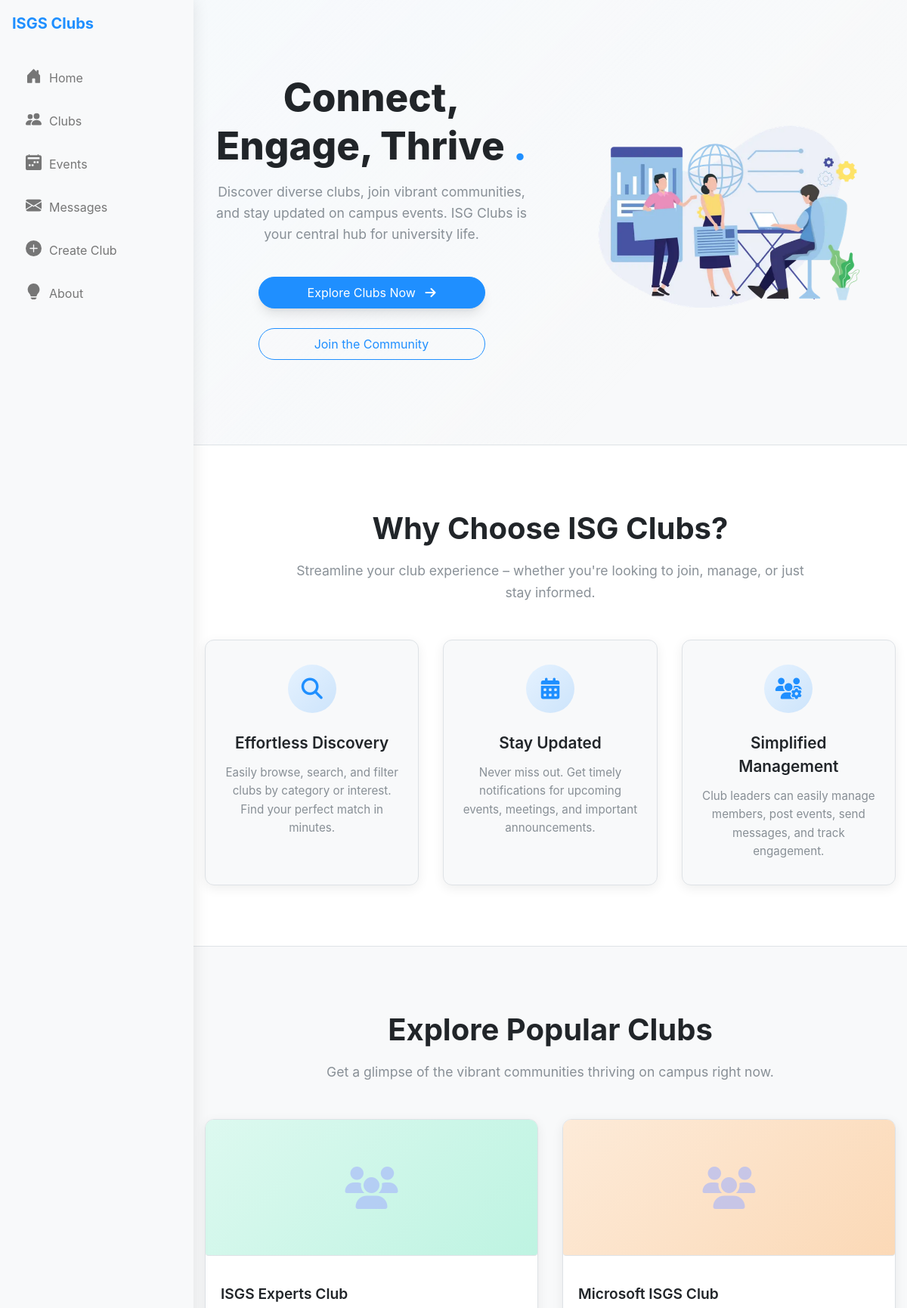
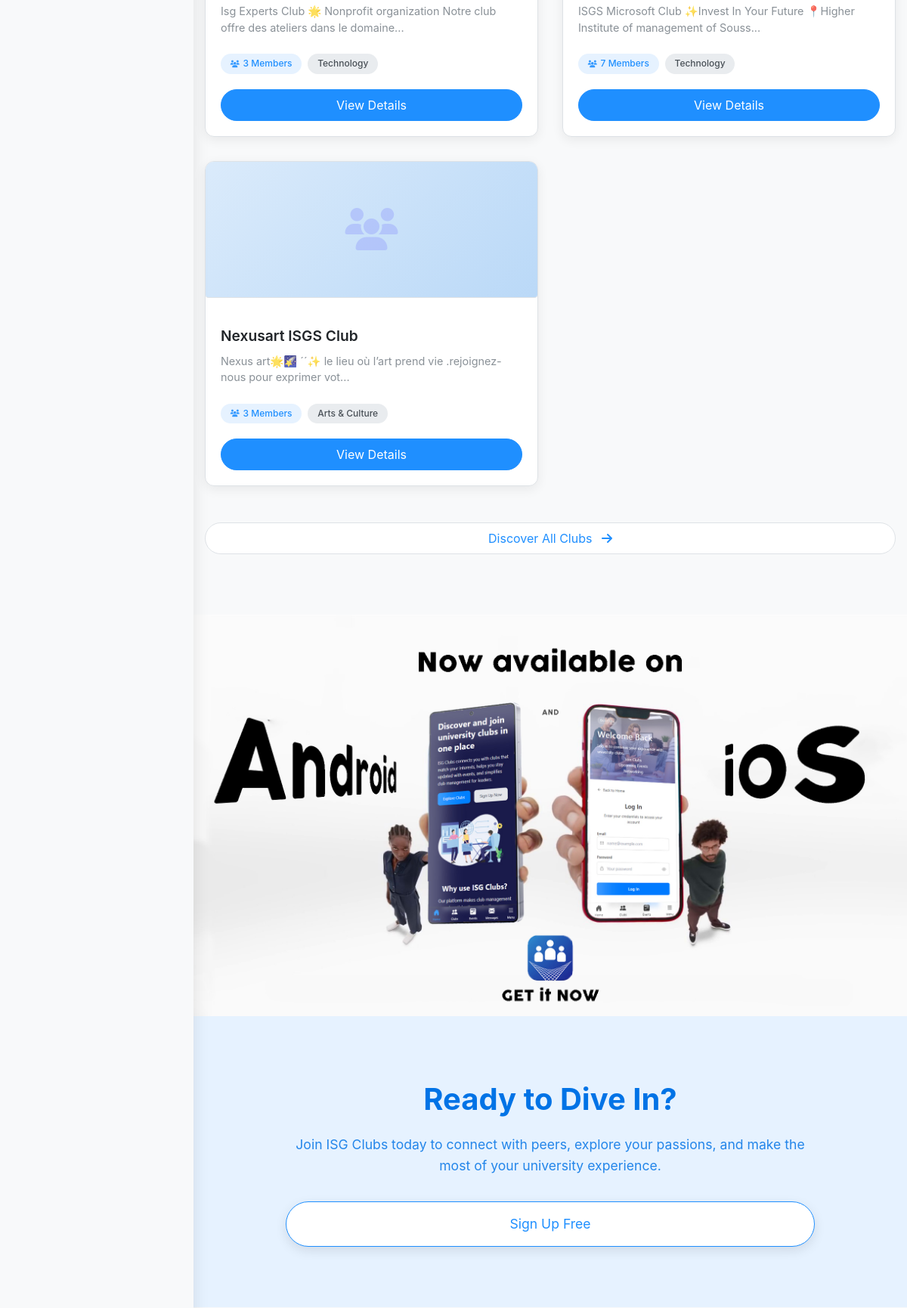
The page /home.php (signed in, upper part) on the database its author committed (2 pictures, top to bottom).
### tables this page shows
CREATE TABLE IF NOT EXISTS `clubs` (
  `id` int NOT NULL AUTO_INCREMENT,
  `name` varchar(100) NOT NULL,
  `description` text,
  `category` varchar(50) NOT NULL,
  `meeting_schedule` varchar(100) DEFAULT NULL,
  `status` enum('pending','active','rejected') NOT NULL DEFAULT 'pending',
  `proposed_by_user_id` int DEFAULT NULL COMMENT 'User ID who submitted the request',
  `created_at` timestamp NOT NULL DEFAULT CURRENT_TIMESTAMP,
  `logo_path` varchar(100) DEFAULT NULL,
  PRIMARY KEY (`id`),
  KEY `proposed_by_user_id` (`proposed_by_user_id`),
  KEY `idx_club_status` (`status`)
);

### config/database.php (called while the page is built, shortened)
<?php
$host = 'localhost';
$dbname = 'clubnest';
$username = 'root';
$password = '';
try {
    $pdo = new PDO("mysql:host=$host;dbname=$dbname", $username, $password);
    $pdo->setAttribute(PDO::ATTR_ERRMODE, PDO::ERRMODE_EXCEPTION);
    $pdo->setAttribute(PDO::ATTR_DEFAULT_FETCH_MODE, PDO::FETCH_ASSOC);
} catch (PDOException $e) {
    die("Database connection failed: " . $e->getMessage());
}
function getAllClubs()
{
    global $pdo;
    $query = "SELECT * FROM clubs ";
    $stmt = $pdo->prepare($query);
    $stmt->execute();
    return $stmt->fetchAll();
}
function getClubMembers($clubId)
{
    global $pdo;
    $query = "SELECT u.id, u.username, cm.role
              FROM club_members cm
              JOIN users u ON cm.user_id = u.id
              WHERE cm.club_id = :club_id And cm.role != 'pending'";
    $stmt = $pdo->prepare($query);
    $stmt->bindParam(':club_id', $clubId);
    $stmt->execute();
    return $stmt->fetchAll();
}
?>

### home.php (the view, shortened to what this page needs)
<?php
require_once 'config/database.php';
include_once 'header.php';
$all_clubs = function_exists('getAllClubs') ? getAllClubs() : [];
?>
<main class="main-content pb-0 px-0 py-0">
    <section class="hero-section">
        <div class="container">
            <div class="hero-content-wrapper">
                <div class="hero-text animate-fade-in-left">
                    <h1 class="hero-title">
                        Connect, Engage, Thrive <span class="text-primary">.</span>
                    </h1>
                    <p class="hero-subtitle">
                        Discover diverse clubs, join vibrant communities, and stay updated on campus events. ISG Clubs is your central hub for university life.
                    </p>
                    <div class="hero-actions" style="align-items: center; justify-content: center; ">
                        <a href="/cm/clubs.php" class="btn btn-primary shadow-lg transform hover:scale-105" style="width: 300px;">
                            Explore Clubs Now <i class="fas fa-arrow-right ml-2"></i>
                        </a>
                        <a href="/cm/login.php" class="btn btn-outline transform hover:scale-105" style="width: 300px;">
                            Join the Community
                        </a>
                    </div>
                </div>
                <div class="hero-image animate-fade-in-right">
                     <img src="assets/images/7826321.webp" alt="Students interacting and connecting through clubs" class="hero-illustration" >
                </div>
            </div>
        </div>
    </section>
    <section class="features-section" id="features">
        <div class="container">
            <div class="section-header animate-fade-in">
                <h2 class="section-title">Why Choose ISG Clubs?</h2>
                <p class="section-subtitle">
                    Streamline your club experience – whether you're looking to join, manage, or just stay informed.
                </p>
            </div>
            <div class="features-grid">
                <div class="feature-card animate-fade-up" data-delay="100">
                    <div class="feature-icon-background">
                         <i class="fas fa-search"></i>
                    </div>
                    <h3 class="card-title">Effortless Discovery</h3>
                    <p class="card-description">
                        Easily browse, search, and filter clubs by category or interest. Find your perfect match in minutes.
                    </p>
                </div>
                <div class="feature-card animate-fade-up" data-delay="200">
                    <div class="feature-icon-background">
                        <i class="fas fa-calendar-alt"></i>
                    </div>
                    <h3 class="card-title">Stay Updated</h3>
                    <p class="card-description">
                        Never miss out. Get timely notifications for upcoming events, meetings, and important announcements.
                    </p>
                </div>
                <div class="feature-card animate-fade-up" data-delay="300">
                     <div class="feature-icon-background">
                         <i class="fas fa-users-cog"></i>
                    </div>
                    <h3 class="card-title">Simplified Management</h3>
                    <p class="card-description">
                        Club leaders can easily manage members, post events, send messages, and track engagement.
                    </p>
                </div>
            </div>
        </div>
    </section>
    <section class="featured-clubs-section" id="clubs">
         <div class="container">
            <div class="section-header animate-fade-in">
                <h2 class="section-title">Explore Popular Clubs</h2>
                <p class="section-subtitle">
                    Get a glimpse of the vibrant communities thriving on campus right now.
                </p>
            </div>
            <div class="clubs-grid">
                <?php
                $clubs = function_exists('getAllClubs') ? getAllClubs() : [];
                $count = 0;
                foreach ($clubs as $club) {
                    if ($count >= 3) break;
                    $members = function_exists('getClubMembers') ? getClubMembers($club['id']) : [];
                    $memberCount = count($members);
                    $animation_delay = $count * 150;
                    $club_image_placeholder_class = 'placeholder-' . (($club['id'] % 3) + 1);
                ?>
                <div class="club-card animate-fade-up" data-delay="<?php echo $animation_delay; ?>">
                    <div class="club-image-placeholder <?php echo $club_image_placeholder_class; ?>">
                         <i class="fas fa-users default-banner-icon"></i>
                    </div>
                    <div class="card-content">
                        <h3 class="card-title"><?php echo htmlspecialchars($club['name']); ?></h3>
                        <p class="card-description">
                            <?php echo htmlspecialchars(substr($club['description'], 0, 90)) . (strlen($club['description']) > 90 ? '...' : ''); ?>
                        </p>
                        <div class="club-tags">
                            <span class="tag tag-members">
                                <i class="fas fa-users"></i> <?php echo $memberCount; ?> Members
                            </span>
                            <span class="tag tag-category">
                                <?php echo htmlspecialchars($club['category']); ?>
                            </span>
                        </div>
                        <a href="/cm/club-detail.php?page=club-detail&id=<?php echo $club['id']; ?>" class="btn btn-primary w-full">
                            View Details
                        </a>
                    </div>
                </div>
                <?php
                    $count++;
                }
                ?>
            </div>
            <div class="text-center mt-12 animate-fade-in">
                <a href="/cm/clubs.php" class="btn btn-secondary group">
                    Discover All Clubs
                    <i class="fas fa-arrow-right ml-2 transition-transform duration-300 group-hover:translate-x-1"></i>
                </a>
            </div>
        </div>
    </section>
    <section class="big-image-section" id="big-image">
            <div class="text-center animate-fade-in">
                <img src="assets/images/app ios android.jpg" alt="Students interacting and connecting through clubs" class="hero-illustration" >
        </div>
    </section>
    <section class="cta-section">
         <div class="container">
            <div class="cta-content animate-fade-in">
                <h2 class="cta-title">Ready to Dive In?</h2>
                <p class="cta-subtitle">
                    Join ISG Clubs today to connect with peers, explore your passions, and make the most of your university experience.
                </p>
                <a href="/cm/register.php" class="btn btn-primary btn-lg shadow-lg transform hover:scale-105">
                    Sign Up Free
                </a>
            </div>
        </div>
    </section>
</main>
</body>
</html>

### styles.css (style rules this page uses)
* { margin: 0; padding: 0; box-sizing: border-box; }
body { font-family: sans-serif; background-color: #f0f2f5; display: flex; justify-content: center; align-items: center; min-height: 100vh; color: #333; }

### styles2.css (style rules this page uses)
:root { --primary-color: hsl(210, 100%, 56%); --primary-color-darker: hsl(210, 100%, 45%); --primary-color-lighter: hsl(210, 100%, 95%); --primary-color-dark-mode: hsl(210, 100%, 70%); --secondary-color: hsl(260, 80%, 65%); --background-color: #f8f9fa; --text-color: #212529; --muted-text-color: #6c757d; --border-color: #dee2e6; --card-bg: #ffffff; --card-shadow: 0 4px 15px rgba(0, 0, 0, 0.07); --card-hover-shadow: 0 8px 25px rgba(0, 0, 0, 0.1); }
body { background-color: var(--background-color); color: var(--text-color); font-family: 'Inter', -apple-system, BlinkMacSystemFont, "Segoe UI", Roboto, Helvetica, Arial, sans-serif, "Apple Color Emoji", "Segoe UI Emoji", "Segoe UI Symbol"; -webkit-font-smoothing: antialiased; -moz-osx-font-smoothing: grayscale; }
.container { width: 100%; max-width: 1200px; margin-left: auto; margin-right: auto; }
.text-primary { color: var(--primary-color); }
.btn { display: block; width: 100%; padding: 0.5rem 1rem; border-radius: 9999px; text-align: center; text-decoration: none; margin-top: 10px; transition: background-color 0.2s ease; }
.btn-outline { background-color: transparent; border: 1px solid var(--primary-color); color: var(--primary-color); }
.btn-primary { background-color: var(--primary-color); color: #ffffff; }
.main-content { margin-left: 256px; }
.text-center { text-align: center; }
.hero-section .hero-content-wrapper { display: flex; flex-wrap: wrap; align-items: center; gap: 2rem; }
.hero-section .hero-text { flex: 1; min-width: 300px; }
.hero-title { font-size: 2.5rem; font-weight: bold; line-height: 1.2; margin-bottom: 1rem; color: var(--text-color); }
.hero-subtitle { font-size: 1.1rem; color: var(--text-color); opacity: 0.8; margin-bottom: 1.5rem; }
.hero-actions { display: flex; flex-wrap: wrap; gap: 1rem; }
.hero-image { flex: 1; min-width: 300px; text-align: center; }
.hero-illustration { max-width: 100%; height: auto; }
.section-header { max-width: 600px; margin-left: auto; margin-right: auto; }
.section-title { font-size: 2rem; font-weight: bold; margin-bottom: 0.75rem; color: var(--text-color); }
.section-subtitle { font-size: 1rem; color: var(--text-color); opacity: 0.8; }
.card-title { font-size: 1.25rem; font-weight: 600; margin-bottom: 0.5rem; color: var(--text-color); }
.card p, .card-description { color: var(--text-color); opacity: 0.8; font-size: 0.95rem; line-height: 1.5; }
.features-grid { display: grid; grid-template-columns: repeat(auto-fit, minmax(250px, 1fr)); gap: 1.5rem; }
.feature-card { text-align: center; }
.feature-icon-background { display: inline-flex; align-items: center; justify-content: center; width: 3rem; height: 3rem; border-radius: 50%; background-color: hsla(210, 100%, 50%, 0.1); margin-bottom: 1rem; }
.feature-icon-background i { font-size: 1.5rem; color: var(--primary-color); }
.clubs-grid { display: grid; grid-template-columns: repeat(auto-fit, minmax(280px, 1fr)); gap: 1.5rem; }
.club-card .card-content { padding-top: 1rem; }
.club-image-placeholder { height: 160px; background-color: #e0e7ff; display: flex; align-items: center; justify-content: center; border-radius: 0.25rem; margin-bottom: 1rem; }
.club-image-placeholder i { font-size: 3rem; color: #a5b4fc; }
.club-tags { display: flex; flex-wrap: wrap; gap: 0.5rem; margin-bottom: 1rem; margin-top: 0.5rem; }
.tag { display: inline-flex; align-items: center; padding: 0.25rem 0.75rem; border-radius: 9999px; font-size: 0.8rem; font-weight: 500; }
.tag i { margin-right: 0.3rem; }
.tag-members { background-color: hsla(210, 100%, 50%, 0.1); color: var(--primary-color); }
.tag-category { background-color: #e5e7eb; color: #4b5563; }
.btn-secondary { background-color: #e5e7eb; color: #374151; border: 1px solid transparent; }

### footer.css (style rules this page uses)
.container { max-width: 1140px; margin: 0 auto; padding: 0 15px; }

### rows shown on the page
clubs: name "ISGS Experts Club", description "Isg Experts Club 🌟 Nonprofit organization Notre club offre des ateliers dans le domaine", memberCount "3", category "Technology"
clubs: name "Microsoft ISGS Club", description "ISGS Microsoft Club ✨Invest In Your Future 📍Higher Institute of management of Souss", memberCount "7", category "Technology"
clubs: name "Nexusart ISGS Club", description "Nexus art🌟🌠 ´´✨ le lieu où l’art prend vie .rejoignez-nous pour exprimer vot", memberCount "3", category "Arts & Culture"
